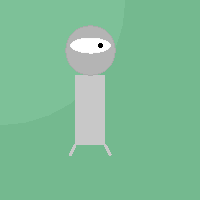
Frame 1 (no input)
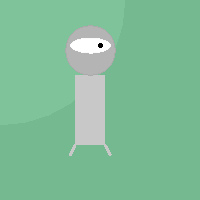
Frame 60 (the mouse pressed at the canvas centre just before this capture)
Frame 120 (the mouse held since frame 60 and released just before this capture): identical to frame 60, image omitted

The Processing sketch that drew these frames (run headless with seeded random() and noise(); from frame 60 on, the mouse is pressed at the canvas centre):

// Processing sketch: processing_11316
// ── processing_11316.pde

 /*for one example, we run without the smooth-function...
 means no smoothing of the edges of zoogs shapes*/
 
 void setup() {
   size(200,200);
   noSmooth();
   background(116,185,143);
   ellipseMode(CENTER);
   rectMode(CORNER);
 }
 
 /*MY Zoog with color in the background and a opaque ellipse over all
 AND variable Stroke-Weightness*/
 
 void draw() {
   noStroke();
   fill(126,195,153,220);
   ellipse(0,0,250,250);
   noStroke();
   fill(200);
   rect(75,75,30,70);
   strokeWeight(1);
   stroke(170);
   fill(180);
   ellipse(90,50,50,50);
   stroke(250);
   fill(255);
   ellipse(90,45,40,15);
   noStroke();
   fill(0);
   ellipse(100,45,5,5);
   stroke(200);
   strokeWeight(3);
   line(75,145,70,155);
   line(105,145,110,155);
 }
  
